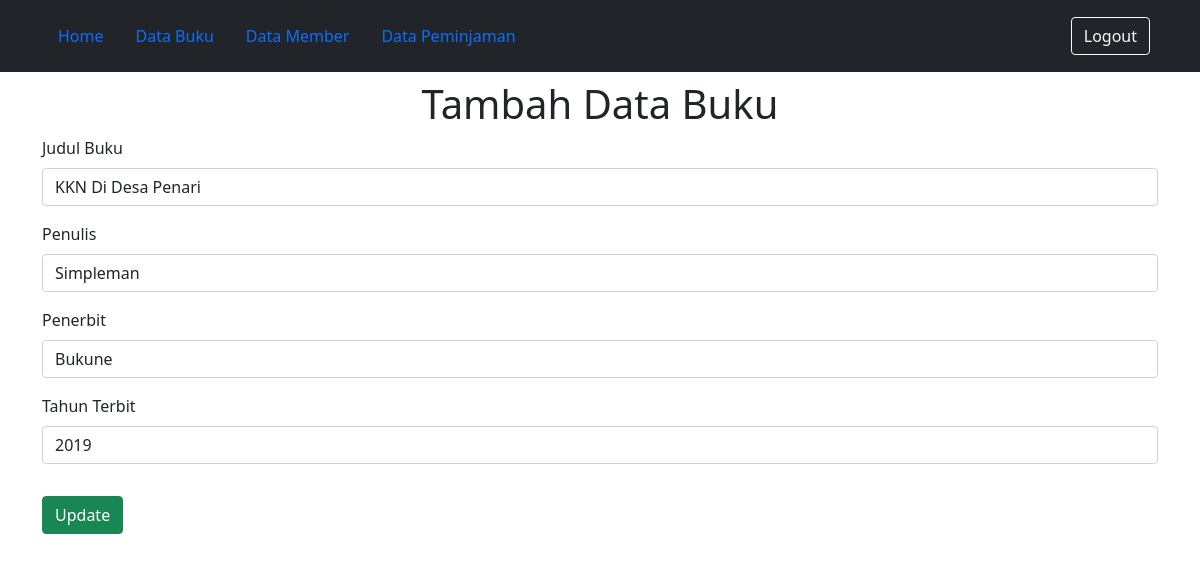
Page /FormBuku.php?id_buku=1 (signed in) on the committed database.
### tables this page shows
CREATE TABLE `buku` (
  `id_buku` int(12) NOT NULL,
  `judul_buku` varchar(500) NOT NULL,
  `penulis` varchar(500) NOT NULL,
  `penerbit` varchar(250) NOT NULL,
  `tahun_terbit` int(12) NOT NULL
);

### Koneksi.php (called while the page is built, shortened)
<?php
function koneksi()
{
    try {
        $dbh = new PDO('mysql:host=localhost;dbname=prak501', "root", "");
        $dbh->setAttribute( PDO::ATTR_ERRMODE, PDO::ERRMODE_EXCEPTION );
      }
      catch (PDOException $e) {
        print "Koneksi atau query bermasalah: " . $e->getMessage() . "<br/>";
        die();
      }
    return $dbh;
}
?>

### FormBuku.php (the view, shortened to what this page needs)
<!DOCTYPE html>
<html lang="en">
<head>
    <link href="https://cdn.jsdelivr.net/npm/bootstrap@5.1.3/dist/css/bootstrap.min.css" rel="stylesheet">
</head>
<body>
    <?php
        include_once('Model.php');
        if (isset($_GET['id_buku'])) {
            editBuku();
        }
    ?>
    <div class="container">
        <div class="row">
            <form action="" method="post">
                <h1 style="text-align: center;" class="mt-2">Tambah Data Buku</h1>
                    <label for="judul_buku" class="form-label">Judul Buku</label>
                    <input type="text" name="judul_buku" id="judul_buku"  class="form-control mb-3" value="<?php if(isset($_GET['id_buku'])) echo $result[0]["judul_buku"] ?>" required>
                    <label for="penulis" class="form-label">Penulis</label>
                    <input type="text" name="penulis" id="penulis" class="form-control mb-3" value="<?php if(isset($_GET['id_buku'])) echo $result[0]["penulis"] ?>" required>
                    <label for="penerbit" class="form-label">Penerbit</label>
                    <input type="text" name="penerbit" id="penerbit" class="form-control mb-3" value="<?php if(isset($_GET['id_buku'])) echo $result[0]["penerbit"] ?>" required>
                    <label for="tahun_terbit" class="form-label">Tahun Terbit</label>
                    <input type="text" name="tahun_terbit" id="tahun_terbit" class="form-control mb-3" value="<?php if(isset($_GET['id_buku'])) echo $result[0]["tahun_terbit"] ?>" required>
                    <?php
                    if (isset($_GET['id_buku'])) {
                        echo "<button type=\"submit\" class=\"btn btn-success mt-3\" name=\"update\"> Update </button>";
                    }
                    else {
                        echo "<button type=\"submit\" class=\"btn btn-success mt-3\" name=\"tambah\"> Tambah </button>";
                    }
                    ?>
            </div>
        </div>
</body>
</html>

### rows in the picture
buku: judul_buku "KKN Di Desa Penari", penulis "Simpleman", penerbit "Bukune", tahun_terbit "2019"
